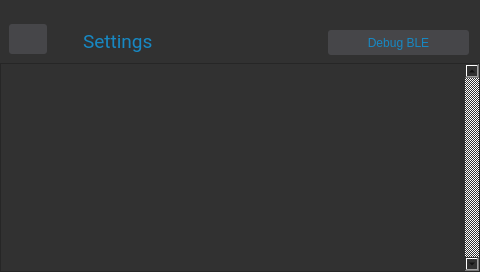
<?xml version="1.0" encoding="UTF-8"?>
<ui version="4.0">
 <class>SettingsWindow</class>
 <widget class="QDialog" name="SettingsWindow">
  <property name="geometry">
   <rect>
    <x>0</x>
    <y>0</y>
    <width>480</width>
    <height>272</height>
   </rect>
  </property>
  <property name="windowTitle">
   <string>Dialog</string>
  </property>
  <property name="styleSheet">
   <string notr="true">background-color: rgb(49, 49, 49);</string>
  </property>
  <widget class="QPushButton" name="homeSettings">
   <property name="geometry">
    <rect>
     <x>9</x>
     <y>24</y>
     <width>38</width>
     <height>30</height>
    </rect>
   </property>
   <property name="focusPolicy">
    <enum>Qt::NoFocus</enum>
   </property>
   <property name="styleSheet">
    <string notr="true">border:none;
border-radius:3px;
background-color: rgb(70, 70, 73);</string>
   </property>
   <property name="text">
    <string/>
   </property>
   <property name="icon">
    <iconset resource="../rsc/resource.qrc">
     <normaloff>:/icons/home.png</normaloff>:/icons/home.png</iconset>
   </property>
  </widget>
  <widget class="QLabel" name="titleSettings">
   <property name="geometry">
    <rect>
     <x>83</x>
     <y>29</y>
     <width>108</width>
     <height>25</height>
    </rect>
   </property>
   <property name="font">
    <font>
     <family>Roboto</family>
     <pointsize>14</pointsize>
    </font>
   </property>
   <property name="styleSheet">
    <string notr="true">color:#1788c3
</string>
   </property>
   <property name="text">
    <string>Settings</string>
   </property>
  </widget>
  <widget class="QScrollArea" name="scrollAreaSettings">
   <property name="geometry">
    <rect>
     <x>0</x>
     <y>63</y>
     <width>480</width>
     <height>209</height>
    </rect>
   </property>
   <property name="styleSheet">
    <string notr="true"> QScrollBar:vertical {
     border: none;
     width: 5px;
 }
 QScrollBar::handle:vertical {
     background:#1788c3;
     min-height: 20px;
 }
 QScrollBar::up-arrow:vertical, QScrollBar::down-arrow:vertical {
     border: 2px #1788c3;
     width: 5px;
     height: 5px;
     background: #1788c3;
 }</string>
   </property>
   <property name="verticalScrollBarPolicy">
    <enum>Qt::ScrollBarAlwaysOn</enum>
   </property>
   <property name="widgetResizable">
    <bool>true</bool>
   </property>
   <widget class="QWidget" name="scrollAreaWidgetContentsSettings">
    <property name="geometry">
     <rect>
      <x>0</x>
      <y>0</y>
      <width>464</width>
      <height>207</height>
     </rect>
    </property>
    <widget class="QWidget" name="verticalLayoutWidget">
     <property name="geometry">
      <rect>
       <x>9</x>
       <y>9</y>
       <width>461</width>
       <height>201</height>
      </rect>
     </property>
     <layout class="QVBoxLayout" name="verticalLayoutSettings">
      <property name="leftMargin">
       <number>60</number>
      </property>
      <property name="topMargin">
       <number>5</number>
      </property>
      <property name="rightMargin">
       <number>60</number>
      </property>
      <property name="bottomMargin">
       <number>5</number>
      </property>
     </layout>
    </widget>
   </widget>
  </widget>
  <widget class="QPushButton" name="pushButton">
   <property name="geometry">
    <rect>
     <x>328</x>
     <y>30</y>
     <width>141</width>
     <height>25</height>
    </rect>
   </property>
   <property name="focusPolicy">
    <enum>Qt::NoFocus</enum>
   </property>
   <property name="styleSheet">
    <string notr="true">border:none;
border-radius:3px;
background-color: rgb(70, 70, 73);color:#1788c3
</string>
   </property>
   <property name="text">
    <string>Debug BLE</string>
   </property>
  </widget>
 </widget>
 <resources>
  <include location="../rsc/resource.qrc"/>
 </resources>
 <connections/>
</ui>
